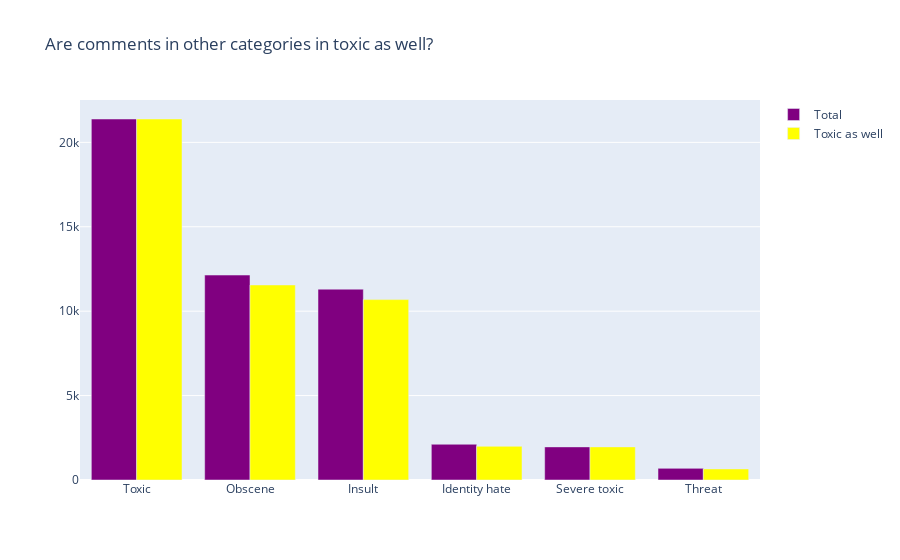

Notebook code for this chart:
### Code cell
fig = go.Figure(data=[
    go.Bar(y=[a for a in toxic_cats.values()], x=[a for a in toxic_cats.keys()],
           name='Total', marker_color='purple'),
    go.Bar(y=[a for a in with_toxic.values()], x=[a for a in with_toxic.keys()],
          name='Toxic as well', marker_color='yellow')
])

fig.update_layout(title='Are comments in other categories in toxic as well?', barmode='group', xaxis={'categoryorder':'total descending'})


fig.show()

### Figure 1 — Plotly figure (JSON) as saved in the notebook; plotly's stock layout.template omitted (floating-point values rounded to 4 significant figures)
{"data": [{"marker": {"color": "purple"}, "name": "Total", "type": "bar", "x": ["Toxic", "Severe toxic", "Obscene", "Threat", "Insult", "Identity hate"], "y": [21384, 1962, 12140, 689, 11304, 2117]}, {"marker": {"color": "yellow"}, "name": "Toxic as well", "type": "bar", "x": ["Toxic", "Severe toxic", "Obscene", "Threat", "Insult", "Identity hate"], "y": [21384, 1962, 11552, 654, 10686, 1995]}], "layout": {"barmode": "group", "title": {"text": "Are comments in other categories in toxic as well?"}, "xaxis": {"categoryorder": "total descending"}}}
